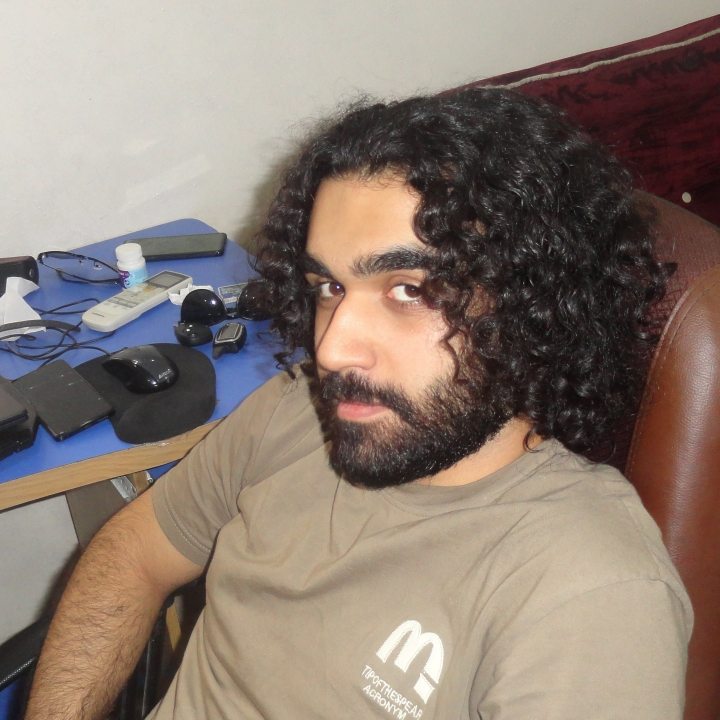
#> input picture HQ.jpg, 2160 x 2160 px, found by its file name (shown at 1/3 size)
$ python generate_terminal_art.py
#> lines starting #> are read from the running program, lines starting #| are printed output that depends on the picture; after the words box and inside, x2 and y2 are one past the last pixel; in counts of white or black regions, pixels touching at a corner belong together
#!/usr/bin/env python3
"""
High-Fidelity Terminal Art Generator from HQ.jpg
Generates TrueColor ANSI, Monochrome CRT (Amber & Phosphor Green),
High-Resolution Braille matrix, and Unicode block art.
"""

import os
from PIL import Image, ImageEnhance, ImageFilter, ImageOps

INPUT_IMAGE = "ASCII ART/cropped_head_shoulder.jpg"
OUTPUT_DIR = "ASCII ART"

# Ensure cropped image exists from HQ.jpg
if not os.path.exists(INPUT_IMAGE):
    orig = Image.open("HQ.jpg")
#> orig is the input picture: PIL image 2160x2160 RGB; mean R, G, B 139, 124, 113.8
    cropped = orig.crop((740, 70, 2120, 1600))
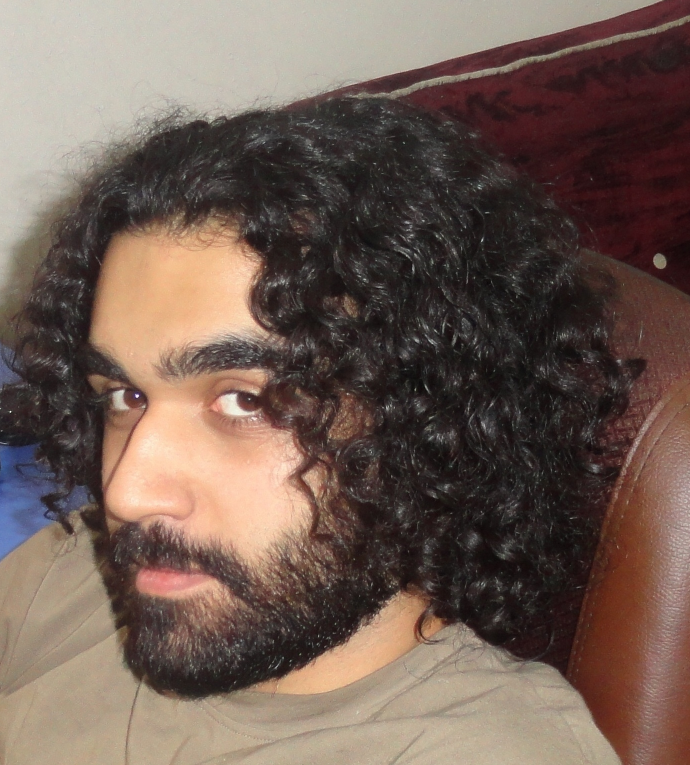
#> cropped: PIL image 1380x1530 RGB (shown at 1/2 size); mean R, G, B 113, 94, 84.4
    cropped.save(INPUT_IMAGE, quality=95)

def generate_halfblock_ansi(img, width, color_mode="truecolor"):
    """
    Renders 2 pixels per character cell using Unicode Upper Half Block '▀' (U+2580).
    Top pixel -> foreground ANSI sequence.
    Bottom pixel -> background ANSI sequence.
    """
    aspect = img.height / img.width
    height = int(width * aspect)
    if height % 2 != 0:
        height += 1

    resized = img.resize((width, height), Image.Resampling.LANCZOS)
    enhancer = ImageEnhance.Contrast(resized)
    resized = enhancer.enhance(1.2)

    lines = []
    for y in range(0, height, 2):
        row = []
        for x in range(width):
            r1, g1, b1 = resized.getpixel((x, y))
            r2, g2, b2 = resized.getpixel((x, y + 1))

            if color_mode == "truecolor":
                row.append(f"\033[38;2;{r1};{g1};{b1}m\033[48;2;{r2};{g2};{b2}m▀")
            elif color_mode == "amber":
                lum1 = int(0.299 * r1 + 0.587 * g1 + 0.114 * b1)
                lum2 = int(0.299 * r2 + 0.587 * g2 + 0.114 * b2)
                # Gruvbox Amber / Orange scale (#fe8019)
                ar1, ag1, ab1 = int(lum1 * 0.99), int(lum1 * 0.50), int(lum1 * 0.10)
                ar2, ag2, ab2 = int(lum2 * 0.99), int(lum2 * 0.50), int(lum2 * 0.10)
                row.append(f"\033[38;2;{ar1};{ag1};{ab1}m\033[48;2;{ar2};{ag2};{ab2}m▀")
            elif color_mode == "green":
                lum1 = int(0.299 * r1 + 0.587 * g1 + 0.114 * b1)
                lum2 = int(0.299 * r2 + 0.587 * g2 + 0.114 * b2)
                # Phosphor Green scale (#b8bb26)
                gr1, gg1, gb1 = int(lum1 * 0.72), int(lum1 * 0.73), int(lum1 * 0.15)
                gr2, gg2, gb2 = int(lum2 * 0.72), int(lum2 * 0.73), int(lum2 * 0.15)
                row.append(f"\033[38;2;gr1;gg1;gb1m\033[48;2;gr2;gg2;gb2m▀".replace("gr1", str(gr1)).replace("gg1", str(gg1)).replace("gb1", str(gb1)).replace("gr2", str(gr2)).replace("gg2", str(gg2)).replace("gb2", str(gb2)))
        row.append("\033[0m")
        lines.append("".join(row))
    return "\n".join(lines)

def generate_braille(img, width=110, invert=False):
    """
    Renders with 2x4 dot matrix per character cell using Unicode Braille Patterns (U+2800..U+28FF).
    Gives ultra-high spatial resolution for crisp eye, pupil, curl, and facial detail.
    """
    gray = img.convert("L")
    enhancer = ImageEnhance.Contrast(gray)
    enhanced = enhancer.enhance(1.6)
    enhanced = enhanced.filter(ImageFilter.UnsharpMask(radius=2, percent=160, threshold=2))

    aspect = gray.height / gray.width
    # 2 dots per column, 4 dots per row
    dot_w = width * 2
    dot_h = int(dot_w * aspect)
    # Round dot_h up to multiple of 4
    if dot_h % 4 != 0:
        dot_h += 4 - (dot_h % 4)

    resized = enhanced.resize((dot_w, dot_h), Image.Resampling.LANCZOS)
    dithered = resized.convert("1") # Floyd-Steinberg dithering

    # Braille dot mapping
    dots_pos = [
        (0, 0, 0x01), (0, 1, 0x02), (0, 2, 0x04),
        (1, 0, 0x08), (1, 1, 0x10), (1, 2, 0x20),
        (0, 3, 0x40), (1, 3, 0x80)
    ]

    lines = []
    for y in range(0, dot_h, 4):
        row = []
        for x in range(0, dot_w, 2):
            byte = 0
            for dx, dy, mask in dots_pos:
                if x + dx < dot_w and y + dy < dot_h:
                    pixel = dithered.getpixel((x + dx, y + dy))
                    # If invert is False: dark pixel = dot. If invert is True: light pixel = dot.
                    condition = (pixel == 0) if not invert else (pixel != 0)
                    if condition:
                        byte |= mask
            row.append(chr(0x2800 + byte))
        lines.append("".join(row))
    return "\n".join(lines)

def generate_blocks_hd(img, width=100):
    """
    Unicode 5-level shaded blocks with contrast curve and sharpening
    """
    gray = img.convert("L")
    enhancer = ImageEnhance.Contrast(gray)
    enhanced = enhancer.enhance(1.4)
    enhanced = enhanced.filter(ImageFilter.UnsharpMask(radius=1.5, percent=140, threshold=2))

    aspect = gray.height / gray.width
    height = int(width * aspect * 0.52)
    resized = enhanced.resize((width, height), Image.Resampling.LANCZOS)

    RAMP = " ░▒▓█"
    ramp_len = len(RAMP)

    lines = []
    for y in range(height):
        row = []
        for x in range(width):
            val = resized.getpixel((x, y))
            idx = int((val / 256.0) * ramp_len)
            idx = max(0, min(idx, ramp_len - 1))
            row.append(RAMP[idx])
        lines.append("".join(row))
    return "\n".join(lines)

def generate_ascii_rich(img, width=120):
    """
    Rich 70-shade ASCII ramp with high detail
    """
    gray = img.convert("L")
    enhancer = ImageEnhance.Contrast(gray)
    enhanced = enhancer.enhance(1.45)
    enhanced = enhanced.filter(ImageFilter.UnsharpMask(radius=1.5, percent=150, threshold=2))

    aspect = gray.height / gray.width
    height = int(width * aspect * 0.52)
    resized = enhanced.resize((width, height), Image.Resampling.LANCZOS)

    RAMP = "$@B%8&WM#*oahkbdpqwmZO0QLCJUYXzcvunxrjft/\\|()1{}[]?-_+~<>i!lI;:,\"^`'. "[::-1]
    ramp_len = len(RAMP)

    lines = []
    for y in range(height):
        row = []
        for x in range(width):
            val = resized.getpixel((x, y))
            idx = int((val / 256.0) * ramp_len)
            idx = max(0, min(idx, ramp_len - 1))
            row.append(RAMP[idx])
        lines.append("".join(row))
    return "\n".join(lines)

def main():
    img_rgb = Image.open(INPUT_IMAGE).convert("RGB")

    # 1. TrueColor ANSI (80 cols and 100 cols)
    ans_truecolor = generate_halfblock_ansi(img_rgb, width=80, color_mode="truecolor")
    with open(os.path.join(OUTPUT_DIR, "face_truecolor.ans"), "w", encoding="utf-8") as f:
        f.write(ans_truecolor)

    ans_amber = generate_halfblock_ansi(img_rgb, width=80, color_mode="amber")
    with open(os.path.join(OUTPUT_DIR, "face_amber_terminal.ans"), "w", encoding="utf-8") as f:
        f.write(ans_amber)

    ans_green = generate_halfblock_ansi(img_rgb, width=80, color_mode="green")
    with open(os.path.join(OUTPUT_DIR, "face_green_terminal.ans"), "w", encoding="utf-8") as f:
        f.write(ans_green)

    # 2. High-resolution Braille matrices (Normal and Inverted for dark backgrounds)
    braille_normal = generate_braille(img_rgb, width=100, invert=False)
    with open(os.path.join(OUTPUT_DIR, "face_braille_dark_dots.txt"), "w", encoding="utf-8") as f:
        f.write(braille_normal)

    braille_inverted = generate_braille(img_rgb, width=100, invert=True)
    with open(os.path.join(OUTPUT_DIR, "face_braille_light_dots.txt"), "w", encoding="utf-8") as f:
        f.write(braille_inverted)

    # 3. Unicode Shaded Blocks
    blocks_hd = generate_blocks_hd(img_rgb, width=90)
    with open(os.path.join(OUTPUT_DIR, "face_blocks_hd.txt"), "w", encoding="utf-8") as f:
        f.write(blocks_hd)

    # 4. Rich ASCII (110 chars)
    ascii_rich = generate_ascii_rich(img_rgb, width=110)
    with open(os.path.join(OUTPUT_DIR, "face_ascii_hd.txt"), "w", encoding="utf-8") as f:
        f.write(ascii_rich)

    # 5. Terminal CLI Runner script (view_in_terminal.py)
    runner_code = r'''#!/usr/bin/env python3
"""
Interactive Terminal Viewer for Jezali's Face Art
Run: python "ASCII ART/view_in_terminal.py"
"""
import sys
import os

if sys.platform == "win32":
    # Enable ANSI escape sequences on Windows PowerShell / cmd
    import ctypes
    kernel32 = ctypes.windll.kernel32
    kernel32.SetConsoleMode(kernel32.GetStdHandle(-11), 7)

DIR = os.path.dirname(os.path.abspath(__file__))

def show(filename, title):
    path = os.path.join(DIR, filename)
    if os.path.exists(path):
        print("\033[2J\033[H", end="") # clear screen
        print(f"\033[1;33m--- {title} ---\033[0m\n")
        with open(path, "r", encoding="utf-8") as f:
            print(f.read())
        print(f"\n\033[1;30m[End of {filename}]\033[0m")
    else:
        print(f"File not found: {filename}")

def menu():
    while True:
        print("\033[1;36m==========================================")
        print("   JEZALI // TERMINAL FACE ART VIEWER     ")
        print("==========================================\033[0m")
        print("1) TrueColor Photo ANSI (Photorealistic)")
        print("2) Cyberpunk Amber CRT Terminal")
        print("3) Phosphor Green CRT Terminal")
        print("4) Ultra-High-Res Braille Matrix")
        print("5) Unicode Shaded Blocks ( ░▒▓█)")
        print("6) High-Detail ASCII")
        print("q) Quit\n")
        choice = input("Select mode (1-6, q): ").strip().lower()
        if choice == "1":
            show("face_truecolor.ans", "TrueColor 24-bit Photo Half-Blocks")
        elif choice == "2":
            show("face_amber_terminal.ans", "Cyberpunk Amber Terminal (Gruvbox)")
        elif choice == "3":
            show("face_green_terminal.ans", "Phosphor Green Terminal")
        elif choice == "4":
            show("face_braille_dark_dots.txt", "Braille Matrix (2x4 dots/cell)")
        elif choice == "5":
            show("face_blocks_hd.txt", "Unicode Shaded Blocks")
        elif choice == "6":
            show("face_ascii_hd.txt", "High-Detail ASCII")
        elif choice in ("q", "exit"):
            break
        input("\nPress [Enter] to return to menu...")

if __name__ == "__main__":
    menu()
'''
    with open(os.path.join(OUTPUT_DIR, "view_in_terminal.py"), "w", encoding="utf-8") as f:
        f.write(runner_code)

    # 6. HTML Terminal UI Simulation (face_terminal.html)
    # We can embed the TrueColor HTML spans directly for browser viewing!
    html_spans = []
    resized_80 = img_rgb.resize((80, int(80 * (img_rgb.height / img_rgb.width))), Image.Resampling.LANCZOS)
    enh = ImageEnhance.Contrast(resized_80)
    resized_80 = enh.enhance(1.2)
    h80 = resized_80.height
    if h80 % 2 != 0:
        h80 -= 1

    for y in range(0, h80, 2):
        row_spans = []
        for x in range(80):
            r1, g1, b1 = resized_80.getpixel((x, y))
            r2, g2, b2 = resized_80.getpixel((x, y + 1))
            row_spans.append(f'<span style="color:rgb({r1},{g1},{b1});background-color:rgb({r2},{g2},{b2})">▀</span>')
        html_spans.append("".join(row_spans))
    truecolor_html = "<br>".join(html_spans)

    terminal_html_content = f"""<!DOCTYPE html>
<html lang="en">
<head>
    <meta charset="UTF-8">
    <meta name="viewport" content="width=device-width, initial-scale=1.0">
    <title>Jezali // Terminal Face Render</title>
    <style>
        :root {{
            --bg0: #1d2021;
            --bg1: #282828;
            --fg: #ebdbb2;
            --amber: #fe8019;
            --green: #b8bb26;
            --border: #504945;
        }}
        * {{ box-sizing: border-box; margin: 0; padding: 0; }}
        body {{
            background-color: var(--bg0);
            color: var(--fg);
            font-family: 'IBM Plex Mono', 'Cascadia Code', 'Courier New', monospace;
            padding: 1.5rem;
            display: flex;
            flex-direction: column;
            align-items: center;
            min-height: 100vh;
        }}
        header {{
            text-align: center;
            margin-bottom: 1.25rem;
        }}
        h1 {{
            color: var(--amber);
            font-size: 1.2rem;
            letter-spacing: 0.08em;
            margin-bottom: 4px;
        }}
        .sub {{
            font-size: 0.8rem;
            color: #928374;
        }}
        .nav-tabs {{
            display: flex;
            gap: 8px;
            margin-bottom: 1rem;
            flex-wrap: wrap;
            justify-content: center;
        }}
        button {{
            background: var(--bg1);
            color: var(--fg);
            border: 1px solid var(--border);
            padding: 6px 14px;
            font-family: inherit;
            font-size: 0.8rem;
            cursor: pointer;
        }}
        button:hover {{
            border-color: var(--amber);
            color: var(--amber);
        }}
        button.active {{
            background: var(--amber);
            color: var(--bg0);
            font-weight: bold;
        }}
        .terminal-box {{
            position: relative;
            background: #141617;
            border: 2px solid var(--border);
            padding: 1.25rem;
            box-shadow: 0 4px 20px rgba(0,0,0,0.5);
            max-width: 95vw;
            overflow: auto;
        }}
        .crt-scanlines {{
            position: absolute;
            top: 0; left: 0; right: 0; bottom: 0;
            background: repeating-linear-gradient(to bottom, transparent 0px, transparent 2px, rgba(0,0,0,0.2) 2px, rgba(0,0,0,0.2) 4px);
            pointer-events: none;
        }}
        .render-area {{
            font-family: inherit;
            font-size: 11px;
            line-height: 1.0;
            letter-spacing: 0;
            white-space: pre;
            display: inline-block;
        }}
        .amber-tint {{
            filter: sepia(1) saturate(5) hue-rotate(345deg);
        }}
        .green-tint {{
            filter: sepia(1) saturate(5) hue-rotate(75deg);
        }}
        .braille-text {{
            font-size: 11px;
            line-height: 1.0;
            letter-spacing: 0.05em;
            color: var(--amber);
        }}
    </style>
</head>
<body>
    <header>
        <h1>JEZALI // TERMINAL FACE RENDER</h1>
        <div class="sub">Source: HQ.jpg &bull; Head &amp; Shoulders Crop &bull; TrueColor Half-Blocks &amp; Braille Matrix</div>
    </header>

    <div class="nav-tabs">
        <button class="active" onclick="showMode('truecolor', this)">TrueColor Photo</button>
        <button onclick="showMode('amber', this)">Amber Terminal</button>
        <button onclick="showMode('green', this)">Phosphor Green</button>
        <button onclick="showMode('braille', this)">Braille Matrix</button>
        <button onclick="showMode('blocks', this)">Unicode Blocks</button>
    </div>

    <div class="terminal-box">
        <div class="crt-scanlines"></div>
        <div id="display-area" class="render-area">{truecolor_html}</div>
    </div>

    <script>
        const brailleContent = `{braille_normal.replace("`", "")}`;
        const blocksContent = `{blocks_hd.replace("`", "")}`;
        const truecolorHtml = `{truecolor_html}`;

        function showMode(mode, btn) {{
            document.querySelectorAll('.nav-tabs button').forEach(b => b.classList.remove('active'));
            btn.classList.add('active');
            const area = document.getElementById('display-area');
            area.className = 'render-area';

            if (mode === 'truecolor') {{
                area.innerHTML = truecolorHtml;
            }} else if (mode === 'amber') {{
                area.innerHTML = truecolorHtml;
                area.classList.add('amber-tint');
            }} else if (mode === 'green') {{
                area.innerHTML = truecolorHtml;
                area.classList.add('green-tint');
            }} else if (mode === 'braille') {{
                area.innerHTML = brailleContent;
                area.classList.add('braille-text');
            }} else if (mode === 'blocks') {{
                area.innerHTML = blocksContent;
                area.classList.add('braille-text');
            }}
        }}
    </script>
</body>
</html>"""

    with open(os.path.join(OUTPUT_DIR, "face_terminal.html"), "w", encoding="utf-8") as f:
        f.write(terminal_html_content)

    print("Successfully generated all terminal art files in 'ASCII ART/':")
    for f in os.listdir(OUTPUT_DIR):
        sz = os.path.getsize(os.path.join(OUTPUT_DIR, f))
        print(f" - {f} ({sz} bytes)")

if __name__ == "__main__":
    main()
#> in generate_halfblock_ansi, `resized = enhancer.enhance(1.2)`:
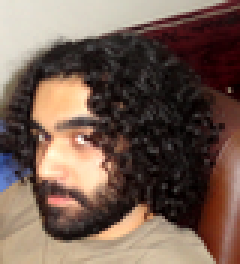
#> resized: PIL image 80x88 RGB (shown 3 times larger); mean R, G, B 114.4, 92.6, 81.1
#> after the loop in generate_halfblock_ansi, `for y in range(0, height, 2):`: lines = 44 items
#> in generate_braille, `gray = img.convert("L")`:
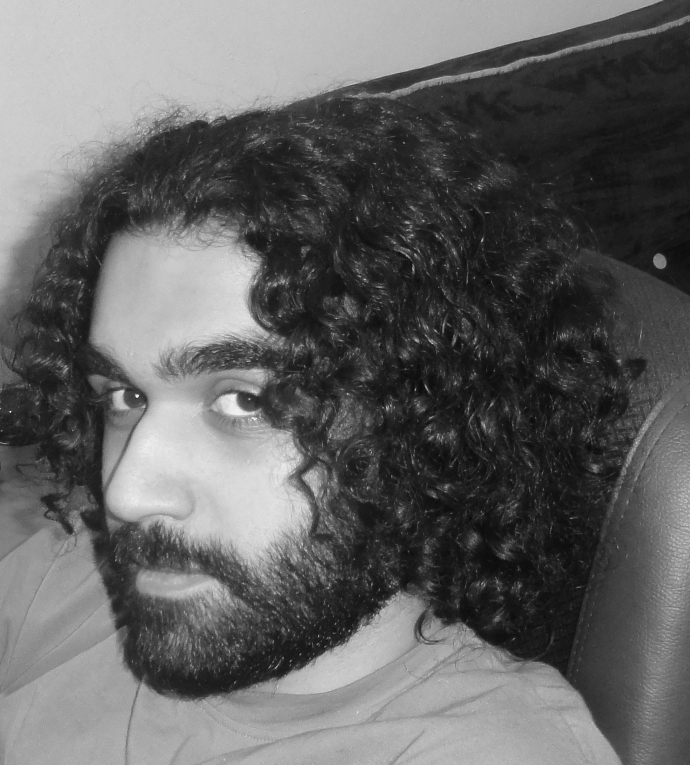
#> gray: PIL image 1380x1530 L (shown at 1/2 size); min 4, max 254, mean 98.6
#> in generate_braille, `enhanced = enhancer.enhance(1.6)`:
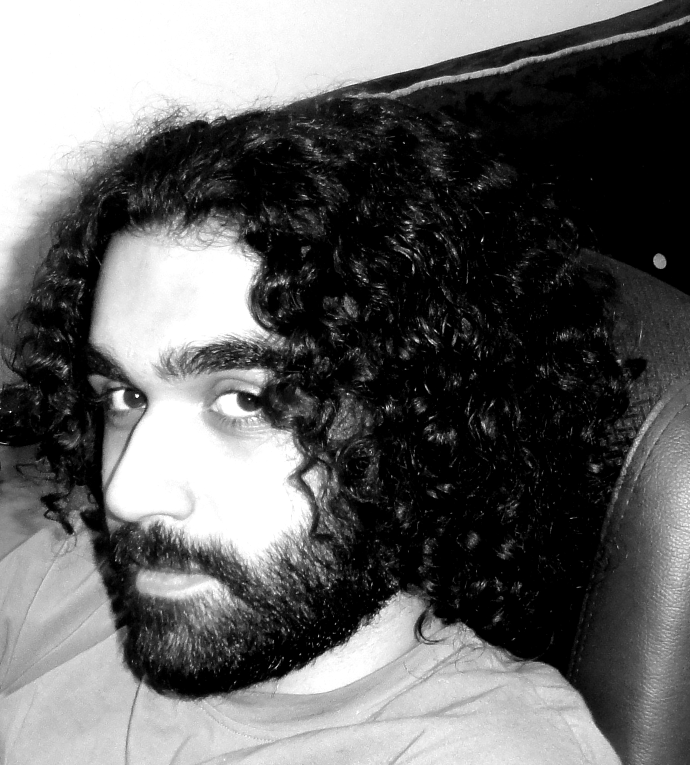
#> enhanced: PIL image 1380x1530 L (shown at 1/2 size); min 0, max 255, mean 100.1
#> in generate_braille, `dithered = resized.convert("1")`:
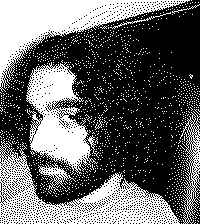
#> dithered: PIL image 200x224 1; 39.6% white; 1425 white regions (1416 under 20 px), largest, box (x1, y1, x2, y2) and area: (0, 0, 190, 92) 5383, (0, 139, 180, 224) 5243, (26, 62, 98, 175) 4096
#> after the loop in generate_braille, `for y in range(0, dot_h, 4):`: lines = 56 items
#> in generate_blocks_hd, `resized = enhanced.resize((width, height), Image.Resampling.LANCZOS)`:
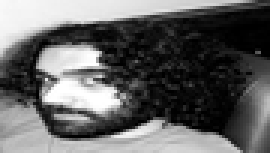
#> resized: PIL image 90x51 L (shown 3 times larger); min 0, max 255, mean 99.1
#> after the loop in generate_blocks_hd, `for y in range(height):`: lines = 51 items
#> in generate_ascii_rich, `resized = enhanced.resize((width, height), Image.Resampling.LANCZOS)`:
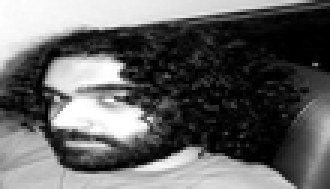
#> resized: PIL image 110x63 L (shown 3 times larger); min 0, max 255, mean 99.5
#> after the loop in generate_ascii_rich, `for y in range(height):`: lines = 63 items
#> after the loop in main, `for y in range(0, h80, 2):`: html_spans = 44 items
